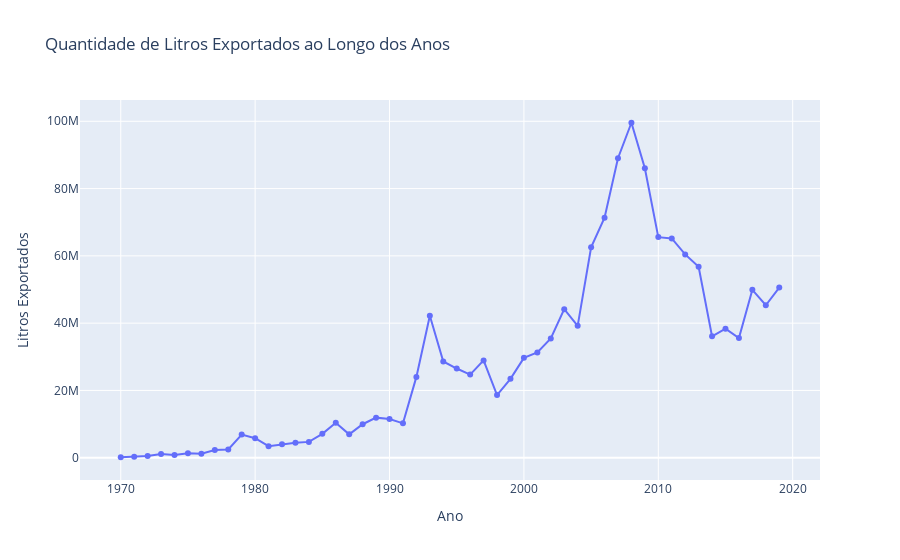

This figure's notebook cell:
### Code cell
# Criando o gráfico de linha

df_m = df.groupby(['Ano'])['Litros'].sum().reset_index().copy()
fig = px.line(df_m, x='Ano', y='Litros', markers=True, 
              title='Quantidade de Litros Exportados ao Longo dos Anos',
              labels={'Litros': 'Litros Exportados'})

# Exibindo o gráfico
fig.show()

### Figure 1 — Plotly figure (JSON) as saved in the notebook; plotly's stock layout.template omitted (floating-point values rounded to 4 significant figures)
{"data": [{"hovertemplate": "Ano=%{x}<br>Litros Exportados=%{y}<extra></extra>", "legendgroup": "", "line": {"color": "#636efa", "dash": "solid"}, "marker": {"symbol": "circle"}, "mode": "lines+markers", "name": "", "orientation": "v", "showlegend": false, "type": "scatter", "x": [1970, 1971, 1972, 1973, 1974, 1975, 1976, 1977, 1978, 1979, 1980, 1981, 1982, 1983, 1984, 1985, 1986, 1987, 1988, 1989, 1990, 1991, 1992, 1993, 1994, 1995, 1996, 1997, 1998, 1999, 2000, 2001, 2002, 2003, 2004, 2005, 2006, 2007, 2008, 2009, 2010, 2011, 2012, 2013, 2014, 2015, 2016, 2017, 2018, 2019], "xaxis": "x", "y": [141592, 291096, 504842, 1120589, 835988, 1339031, 1159927, 2271167, 2441757, 6876312, 5790738, 3426525, 3977828, 4430261, 4711358, 7109284, 10381996, 6945401, 9956666, 11915687, 11508128, 10221130, 24029870, 42177411, 28610266, 26510937, 24702190, 28924983, 18637961, 23460712, 29681883, 31314103, 35465788, 44151695, 39200452, 62564517, 71324709, 89036693, 99566957, 86023485, 65570616, 65170313, 60439702, 56755915, 36077345, 38338590, 35583010, 49914400, 45319878, 50580000.0], "yaxis": "y"}], "layout": {"autosize": true, "legend": {"tracegroupgap": 0}, "title": {"text": "Quantidade de Litros Exportados ao Longo dos Anos"}, "xaxis": {"anchor": "y", "autorange": true, "domain": [0, 1], "range": [1967.0, 2022.0], "title": {"text": "Ano"}, "type": "linear"}, "yaxis": {"anchor": "x", "autorange": true, "domain": [0, 1], "range": [-8063000.0, 107800000.0], "title": {"text": "Litros Exportados"}, "type": "linear"}}}
